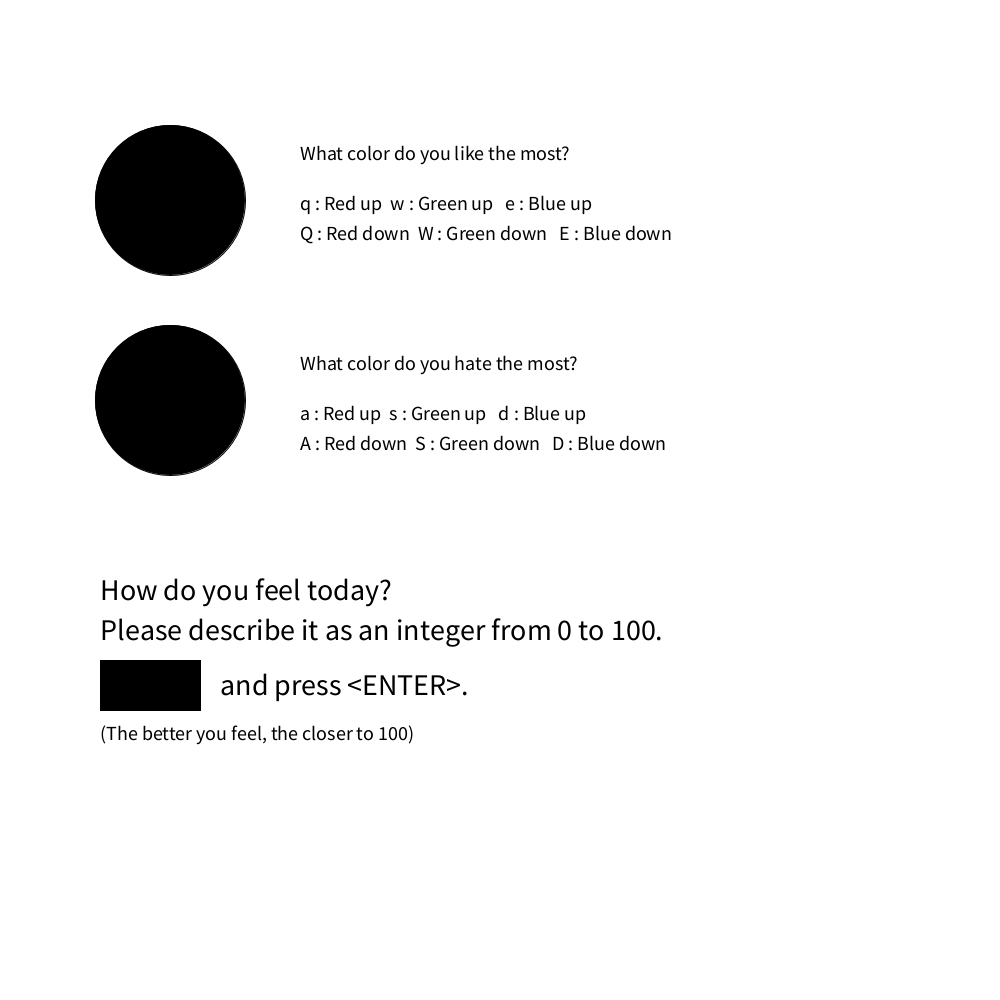
Frame 1 (no input)
Frame 60 (the mouse pressed at the canvas centre just before this capture): identical to frame 1, image omitted
Frame 120 (the mouse held since frame 60 and released just before this capture): identical to frame 1, image omitted

The Processing sketch that drew this single still picture (run headless with seeded random() and noise(); from frame 60 on, the mouse is pressed at the canvas centre):

// Processing sketch: sketch___
// ── sketch___.pde
String mood = "";
int eraser = 0;
int first = 0; //창을 바꾸기 위한 변수
int r1 = 0;
int g1 = 0;
int b1 = 0;

int r2 = 0;
int g2 = 0;
int b2 = 0;

void setup() {
  frameRate(500);
  size (1000,1000);
  background(255);
  textSize(30);
  fill(0);
  text("How do you feel today?",100,600);
  text("Please describe it as an integer from 0 to 100.",100,640);
  rect(100,660,100,50); /// 기분 입력 칸
  text("and press <ENTER>.",220,695);
  textSize(20);
  text("(The better you feel, the closer to 100)",100,740);
  
  text("What color do you like the most?",300,160);
  text("q : Red up  w : Green up   e : Blue up",300,210);
  text("Q : Red down  W : Green down   E : Blue down",300,240);
  text("What color do you hate the most?",300,370);
  text("a : Red up  s : Green up   d : Blue up",300,420);
  text("A : Red down  S : Green down   D : Blue down",300,450);

  
  fill(r1,g1,b1); // 좋아하는 색 고르기
  ellipse(170,200,150,150);
  fill(r2,g2,b2); // 싫어하는 색 고르기 
  ellipse(170,400,150,150);
  
  }


void keyPressed() {
  if (key == ' ') { // 지우개 기능
    if (eraser == 0) {
      eraser = 1;
    }
    else {
      eraser = 0;
    }
  }
  
  if (first != 1) { // 첫 페이지에서만 실행
  if (key == '1' || key =='2' || key == '3' || key == '4' || key == '5' || key == '6' || key == '7' || key == '8' || key == '9' || key == '0') {
    mood += key; // 기분 입력받기
    fill(255);
    textSize(45);
    text(mood, 108, 700);
  }
  if (key == 'q') { // 좋아하는 색 고르기
    r1 += 2;
    fill(r1,g1,b1);
    ellipse(170,200,150,150);
  }
  
  if (key == 'w') {
    g1 += 2;
    fill(r1,g1,b1);
    ellipse(170,200,150,150);
  }
  
  if (key == 'e') {
    b1 += 2;
    fill(r1,g1,b1);
    ellipse(170,200,150,150);
  }
  
  if (key == 'Q') {
    r1 -= 2;
    fill(r1,g1,b1);
    ellipse(170,200,150,150);
  }
  
  if (key == 'W') {
    g1 -= 2;
    fill(r1,g1,b1);
    ellipse(170,200,150,150);
  }
  
  if (key == 'E') {
    b1 -= 2;
    fill(r1,g1,b1);
    ellipse(170,200,150,150);
  }
  ///
  // 싫어하는 색 고르기
  if (key == 'a') {
    r2 += 2;
    fill(r2,g2,b2);
    ellipse(170,400,150,150);
    println(r1);
  }
  
  if (key == 's') {
    g2 += 2;
    fill(r2,g2,b2);
    ellipse(170,400,150,150);
  }
  
  if (key == 'd') {
    b2 += 2;
    fill(r2,g2,b2);
    ellipse(170,400,150,150);
  }
  
  if (key == 'A') {
    r2 -= 2;
    fill(r2,g2,b2);
    ellipse(170,400,150,150);

  }
  
  if (key == 'S') {
    g2 -= 2;
    fill(r2,g2,b2);
    ellipse(170,400,150,150);
  }
  
  if (key == 'D') {
    b2 -= 2;
    fill(r2,g2,b2);
    ellipse(170,400,150,150);
  }
  }
  ///
  
  if (key == ENTER) {  //두번째 창으로 넘어가기
    rect(0,0,1000,1000);
    first += 1; 
  }
  
 
}


void draw() {
  
if (first == 1) { //오늘의 기분에 맞춘 색 설정
  int mood2 = Integer.parseInt(mood);
  float r3 = r2+ (r1-r2)*(mood2*0.01);
  float g3 = g2+ (g1-g2)*(mood2*0.01);
  float b3 = b2+ (b1-b2)*(mood2*0.01);

  fill(r3,g3,b3);
  noStroke();
  ellipse(100,100,100,100);
  textSize(25);
  text("This is your today's color!",170,95);
  text("Enjoy your painting.",170,130);
  textSize(15);
  text("Press space bar to use eraser",60,185);
  
  for (float i=0; i<width; i++) { //상단 그라데이션바 만들기
    float vr = r2+ (r1-r2)*(i*0.00102);
    float vg = g2+ (g1-g2)*(i*0.00102);
    float vb = b2+ (b1-b2)*(i*0.00102);
    strokeWeight(10);
    stroke(vr,vg,vb);
    line(i,0,i,20);
  }
    
  if (mousePressed) {
    if (eraser == 1) { //지우개 기능
      strokeWeight(8);
      stroke(255);
      line(pmouseX, pmouseY, mouseX, mouseY);
    }
    else { //그리기 기능
      strokeWeight(5);
      stroke(r3,g3,b3);
      line(pmouseX, pmouseY, mouseX, mouseY);
    }
  }
  }
}
